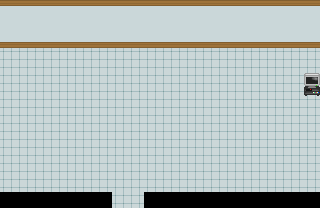

Rendered tile map (Tiled .tmx) drawn with the repository's tilesets; below, a short description and the map source with its tile grids summarised:
An orthogonal 20x13 tile map with 16x16 px tiles, 4 tile layers (Tile Layer 1, Tile Layer 2, Tile Layer 3, Above Player), 3 tilesets and 5 objects (4x collision, event).

<map version="1.10" tiledversion="1.11.0" orientation="orthogonal" renderorder="right-down" compressionlevel="0" width="20" height="13" tilewidth="16" tileheight="16" infinite="0" nextlayerid="7" nextobjectid="12">
 <tileset firstgid="1" name="core_indoor_floors" tilewidth="16" tileheight="16" tilecount="3864" columns="46">
  <image source="../gfx/tilesets/core_indoor_floors.png" width="736" height="1344" />
 </tileset>
 <tileset firstgid="3865" name="core_indoor_walls" tilewidth="16" tileheight="16" tilecount="3864" columns="46">
  <image source="../gfx/tilesets/core_indoor_walls.png" width="736" height="1344" />
 </tileset>
 <tileset firstgid="7729" name="core_set pieces" tilewidth="16" tileheight="16" tilecount="1550" columns="31">
  <image source="../gfx/tilesets/core_set pieces.png" width="496" height="800" />
 </tileset>
 <layer id="1" name="Tile Layer 1" width="20" height="13">
  <data>[260 cells, 260 non-empty, 5 distinct tile ids]</data>
 </layer>
 <layer id="3" name="Tile Layer 2" width="20" height="13">
  <data>[260 cells, 1 non-empty, 1 distinct tile ids]</data>
 </layer>
 <layer id="4" name="Tile Layer 3" width="20" height="13">
  <data>[260 cells, 0 non-empty, 0 distinct tile ids]</data>
 </layer>
 <layer id="5" name="Above Player" width="20" height="13">
  <data>[260 cells, 1 non-empty, 1 distinct tile ids]</data>
 </layer>
 <objectgroup color="#ff0000" id="6" name="Collisions">
  <object id="3" type="collision" x="0" y="192" width="112" height="16" />
  <object id="4" type="collision" x="144" y="192" width="176" height="16" />
  <object id="5" type="collision" x="0" y="0" width="320" height="48" />
  <object id="8" type="collision" x="304" y="80" width="16" height="16" />
 </objectgroup>
 <objectgroup color="#ffff00" id="2" name="Events">
  <object id="2" type="event" x="112" y="192" width="32" height="16">
   <properties>
    <property name="act10" value="transition_teleport player,trial_class_town.tmx,40,11,0.3" />
    <property name="cond10" value="is char_at player" />
    <property name="cond20" value="is char_facing player,down" />
   </properties>
  </object>
 </objectgroup>
</map>
